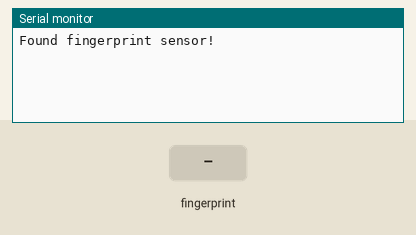
Recording of a sketch running on a simulated ESP32. Parts: the last lines printed to the serial monitor. The test bench sets the inputs (shaded band).

Above: at 2.2 s.
2.3 s: finger stored as number 1 placed on the sensor
At 3.3 s:
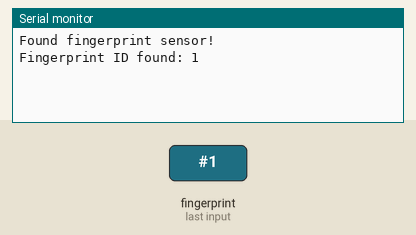
At 8.4 s:
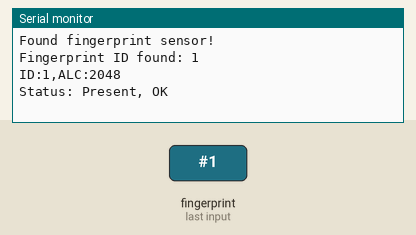

Measured:
- after the input at 2.3 s, the serial monitor: prints a new line after 0.32 s (image 1)

The sketch:

attendance.ino
```cpp
  #include <Arduino.h>
#include <Adafruit_Fingerprint.h>

#define FINGERPRINT_TX 25 // TX pin
#define FINGERPRINT_RX 26 // RX pin
#define ALCOHOL_SENSOR_PIN 33
// Initialize UART2 with the defined pins
HardwareSerial serialPort(2); // use UART2
Adafruit_Fingerprint finger = Adafruit_Fingerprint(&serialPort);

const int ALCOHOL_THRESHOLD = 3500;

void setup() {
  Serial.begin(9600);
  serialPort.begin(57600, SERIAL_8N1, FINGERPRINT_RX, FINGERPRINT_TX); // Initialize UART2 with TX and RX pins

  finger.begin(57600); // Initialize fingerprint sensor

  if (finger.verifyPassword()) {
    Serial.println("Found fingerprint sensor!");
  } else {
    Serial.println("Did not find fingerprint sensor :(");
    while (1);
  }
}

void loop() {
  int fingerprintID = getFingerprintID(); // Check for a fingerprint
  if (fingerprintID >= 0)
  {
    delay(5000);
    int alcoholLevel = analogRead(ALCOHOL_SENSOR_PIN); // Read alcohol level from sensor
    delay(100); // Small delay to allow sensor reading stabilization

    // Send ID and alcohol level data to the computer
    Serial.print("ID:");
    Serial.print(fingerprintID);
    Serial.print(",ALC:");
    Serial.println(alcoholLevel);

    // Check alcohol level and print status based on threshold
    if (alcoholLevel >= ALCOHOL_THRESHOLD) {
      Serial.println("Status: Absent, NG"); // Alcohol level above threshold
    } else {
      Serial.println("Status: Present, OK"); // Alcohol level below threshold
    }

    delay(2000); // Delay before the next check
  }
}

// Function to get fingerprint ID from the sensor
int getFingerprintID() {
  uint8_t p = finger.getImage();
  if (p != FINGERPRINT_OK) return -1;

  p = finger.image2Tz();
  if (p != FINGERPRINT_OK) return -1;

  p = finger.fingerFastSearch();
  if (p != FINGERPRINT_OK) return -1;

  // Return found fingerprint ID number
  Serial.print("Fingerprint ID found: ");
  Serial.println(finger.fingerID);
  return finger.fingerID;
}
```
